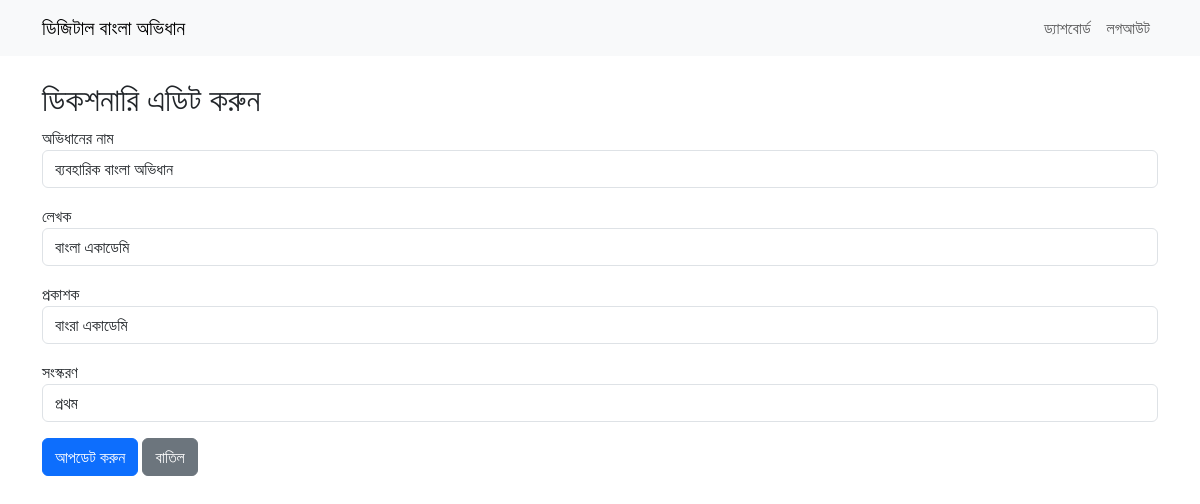
/edit_dictionary/2 (signed in), run on the app's committed database.
### app.py (models this page shows)
class Dictionary(db.Model):
    id = db.Column(db.Integer, primary_key=True)
    name = db.Column(db.String(200), nullable=False)
    author = db.Column(db.String(200), nullable=True)
    publisher = db.Column(db.String(200), nullable=True)
    edition = db.Column(db.String(100), nullable=True)
    created_at = db.Column(db.DateTime, default=datetime.utcnow)
    updated_at = db.Column(db.DateTime, default=datetime.utcnow, onupdate=datetime.utcnow)

### app.py (the view, shortened to what this page needs)
@app.route('/edit_dictionary/<int:dictionary_id>', methods=['GET', 'POST'])
@login_required
@admin_required
def edit_dictionary(dictionary_id):
    dictionary = Dictionary.query.get_or_404(dictionary_id)
    form = DictionaryForm(obj=dictionary)
    return render_template('admin/edit_dictionary.html', form=form, dictionary=dictionary)

### forms.py
class DictionaryForm(FlaskForm):
    name = StringField('অভিধানের নাম', validators=[DataRequired(), Length(max=200)])
    author = StringField('লেখক', validators=[Length(max=200)])
    publisher = StringField('প্রকাশক', validators=[Length(max=200)])
    edition = StringField('সংস্করণ', validators=[Length(max=100)])
    submit = SubmitField('সংরক্ষণ করুন')

### app.py (called while the page is built)
def admin_required(f):
    @wraps(f)
    def decorated_function(*args, **kwargs):
        if not current_user.is_authenticated or not getattr(current_user, 'is_admin', False):
            abort(403)
        return f(*args, **kwargs)
    return decorated_function

@login_manager.user_loader
def load_user(user_id):
    return User.query.get(int(user_id))

### templates/admin/edit_dictionary.html (shortened to what this page needs)
{% extends 'base.html' %}
{% block content %}
<h2>ডিকশনারি এডিট করুন</h2>
<form method="post">
    <div class="mb-3">
        {{ form.name.label }}
        {{ form.name(class_='form-control') }}
    </div>
    <div class="mb-3">
        {{ form.author.label }}
        {{ form.author(class_='form-control') }}
    </div>
    <div class="mb-3">
        {{ form.publisher.label }}
        {{ form.publisher(class_='form-control') }}
    </div>
    <div class="mb-3">
        {{ form.edition.label }}
        {{ form.edition(class_='form-control') }}
    </div>
    <button type="submit" class="btn btn-primary">আপডেট করুন</button>
    <a href="{{ url_for('dictionaries') }}" class="btn btn-secondary">বাতিল</a>
</form>
{% endblock %}

### data on the page
Dictionary: name "ব‍্যবহারিক বাংলা অভিধান", author "বাংলা একাডেমি", publisher "বাংরা একাডেমি", edition "প্রথম"
